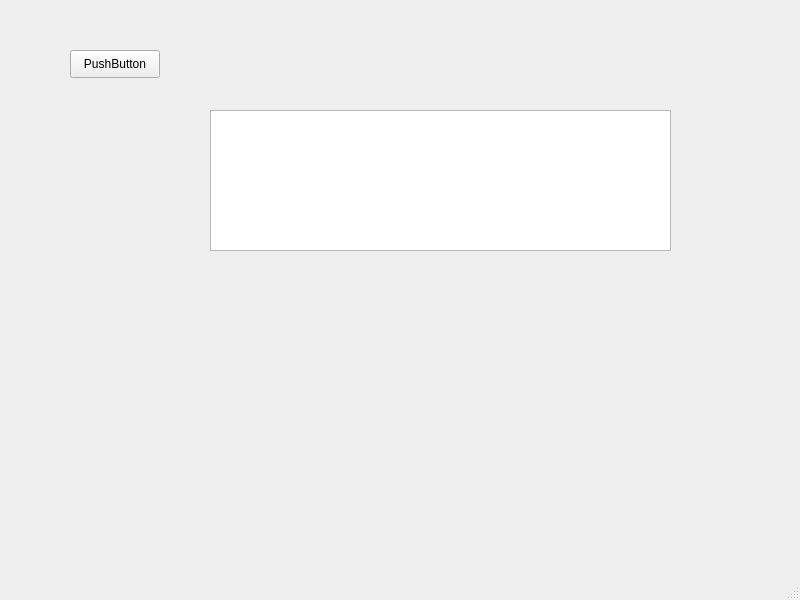
<?xml version="1.0" encoding="UTF-8"?>
<ui version="4.0">
 <class>MainWindow</class>
 <widget class="QMainWindow" name="MainWindow">
  <property name="geometry">
   <rect>
    <x>0</x>
    <y>0</y>
    <width>800</width>
    <height>600</height>
   </rect>
  </property>
  <property name="windowTitle">
   <string>MainWindow</string>
  </property>
  <widget class="QWidget" name="centralwidget">
   <widget class="QPushButton" name="pushButton">
    <property name="geometry">
     <rect>
      <x>70</x>
      <y>50</y>
      <width>90</width>
      <height>28</height>
     </rect>
    </property>
    <property name="text">
     <string>PushButton</string>
    </property>
   </widget>
   <widget class="QTextEdit" name="textEdit">
    <property name="geometry">
     <rect>
      <x>210</x>
      <y>110</y>
      <width>461</width>
      <height>141</height>
     </rect>
    </property>
   </widget>
  </widget>
  <widget class="QMenuBar" name="menubar">
   <property name="geometry">
    <rect>
     <x>0</x>
     <y>0</y>
     <width>800</width>
     <height>22</height>
    </rect>
   </property>
  </widget>
  <widget class="QStatusBar" name="statusbar"/>
 </widget>
 <resources/>
 <connections/>
</ui>
